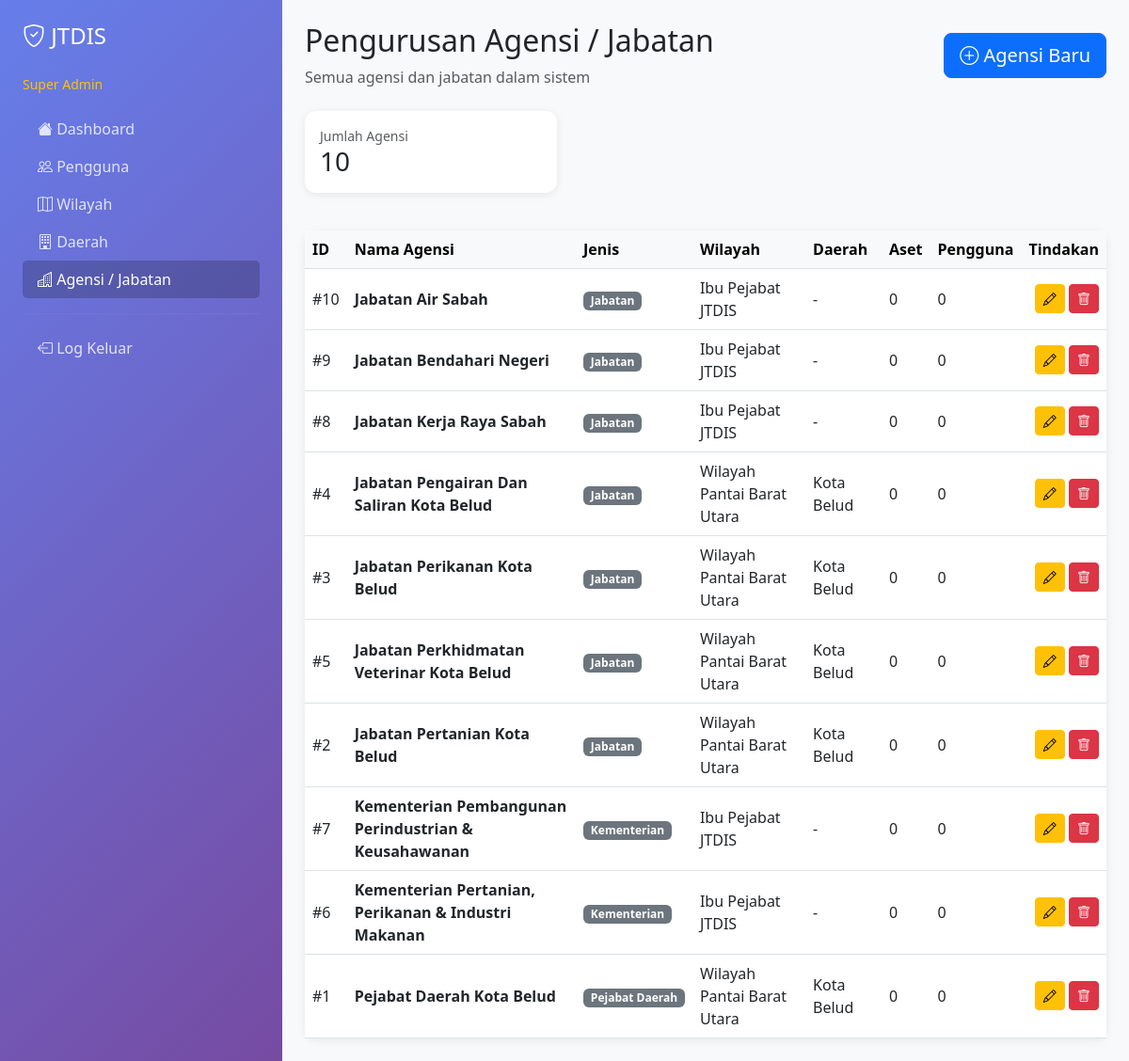
Page /pages/superadmin/agensi/index.php (signed in) on the committed database.
### tables this page shows
CREATE TABLE `agensi` (
  `agensi_id` int(11) NOT NULL,
  `nama_agensi` varchar(200) NOT NULL,
  `daerah_id` int(11) DEFAULT NULL,
  `wilayah_id` int(11) DEFAULT NULL,
  `jenis_agensi` enum('kementerian','jabatan','pejabat_daerah','lain') DEFAULT 'lain',
  `catatan` text DEFAULT NULL
);

CREATE TABLE `wilayah` (
  `wilayah_id` int(11) NOT NULL,
  `nama_wilayah` varchar(100) NOT NULL,
  `jenis` enum('ibu_pejabat','wilayah') NOT NULL,
  `kod_wilayah` varchar(20) DEFAULT NULL
);

CREATE TABLE `daerah` (
  `daerah_id` int(11) NOT NULL,
  `nama_daerah` varchar(100) NOT NULL,
  `wilayah_id` int(11) NOT NULL,
  `kod_daerah` varchar(20) DEFAULT NULL
);

### includes/functions.php (called while the page is built, shortened)
<?php
function escapeOutput($text) {
    return htmlspecialchars($text, ENT_QUOTES, 'UTF-8');
}
?>

### pages/superadmin/agensi/index.php (the view, shortened to what this page needs)
<?php
require_once '../../../includes/functions.php';
$stats_query = "SELECT COUNT(*) AS total_agensi FROM agensi";
$stats_result = mysqli_query($conn, $stats_query);
$stats = mysqli_fetch_assoc($stats_result);
$query = "SELECT a.*, w.nama_wilayah, d.nama_daerah,
          (SELECT COUNT(*) FROM aset s WHERE s.agensi_id = a.agensi_id) AS jumlah_aset,
          (SELECT COUNT(*) FROM pengguna p WHERE p.agensi_id = a.agensi_id) AS jumlah_pengguna
          FROM agensi a
          LEFT JOIN wilayah w ON a.wilayah_id = w.wilayah_id
          LEFT JOIN daerah d ON a.daerah_id = d.daerah_id
          ORDER BY a.nama_agensi ASC";
$result = mysqli_query($conn, $query);
$agensi_list = $result ? mysqli_fetch_all($result, MYSQLI_ASSOC) : [];
$jenisLabel = function ($jenis) {
    return match ($jenis) {
        'kementerian' => 'Kementerian',
        'jabatan' => 'Jabatan',
        'pejabat_daerah' => 'Pejabat Daerah',
        default => 'Lain'
    };
};
?>
<!DOCTYPE html>
<html lang="ms">
<head>
    <link href="https://cdn.jsdelivr.net/npm/bootstrap@5.3.0/dist/css/bootstrap.min.css" rel="stylesheet">
    <link rel="stylesheet" href="https://cdn.jsdelivr.net/npm/bootstrap-icons@1.10.0/font/bootstrap-icons.css">
</head>
<body>
<div class="container-fluid">
    <div class="row">
        <div class="col-md-3 sidebar p-4">
            <h4 class="mb-4"><i class="bi bi-shield-check"></i> JTDIS</h4>
            <p class="text-warning mb-3"><small>Super Admin</small></p>
            <nav class="nav flex-column">
                <a class="nav-link" href="../dashboard.php"><i class="bi bi-house-fill"></i> Dashboard</a>
                <a class="nav-link" href="../pengguna/index.php"><i class="bi bi-people"></i> Pengguna</a>
                <a class="nav-link" href="../wilayah/index.php"><i class="bi bi-map"></i> Wilayah</a>
                <a class="nav-link" href="../daerah/index.php"><i class="bi bi-building"></i> Daerah</a>
                <a class="nav-link active" href="index.php"><i class="bi bi-buildings"></i> Agensi / Jabatan</a>
                <hr style="border-color: rgba(255,255,255,0.2);">
                <a class="nav-link" href="../../logout.php"><i class="bi bi-box-arrow-left"></i> Log Keluar</a>
            </nav>
        </div>
        <div class="col-md-9 p-4">
            <div class="d-flex justify-content-between align-items-center mb-4">
                <div>
                    <h2>Pengurusan Agensi / Jabatan</h2>
                    <p class="text-muted mb-0">Semua agensi dan jabatan dalam sistem</p>
                </div>
                <a href="tambah.php" class="btn btn-primary btn-lg"><i class="bi bi-plus-circle"></i> Agensi Baru</a>
            </div>
            <div class="row mb-4">
                <div class="col-md-4 mb-3"><div class="card p-3"><small class="text-muted">Jumlah Agensi</small><h3 class="mb-0"><?php echo (int) ($stats['total_agensi'] ?? 0); ?></h3></div></div>
            </div>
            <div class="card">
                <div class="table-responsive">
                    <table class="table table-hover mb-0 align-middle">
                        <thead class="table-light">
                        <tr>
                            <th>ID</th>
                            <th>Nama Agensi</th>
                            <th>Jenis</th>
                            <th>Wilayah</th>
                            <th>Daerah</th>
                            <th>Aset</th>
                            <th>Pengguna</th>
                            <th class="text-end">Tindakan</th>
                        </tr>
                        </thead>
                        <tbody>
                        <?php if (!empty($agensi_list)): ?>
                            <?php foreach ($agensi_list as $row): ?>
                                <tr>
                                    <td>#<?php echo (int) $row['agensi_id']; ?></td>
                                    <td><strong><?php echo escapeOutput($row['nama_agensi']); ?></strong></td>
                                    <td><span class="badge bg-secondary"><?php echo escapeOutput($jenisLabel($row['jenis_agensi'])); ?></span></td>
                                    <td><?php echo escapeOutput($row['nama_wilayah'] ?? '-'); ?></td>
                                    <td><?php echo escapeOutput($row['nama_daerah'] ?? '-'); ?></td>
                                    <td><?php echo (int) $row['jumlah_aset']; ?></td>
                                    <td><?php echo (int) $row['jumlah_pengguna']; ?></td>
                                    <td class="text-end">
                                        <a href="edit.php?id=<?php echo (int) $row['agensi_id']; ?>" class="btn btn-sm btn-warning"><i class="bi bi-pencil"></i></a>
                                        <a href="hapus.php?id=<?php echo (int) $row['agensi_id']; ?>" class="btn btn-sm btn-danger" onclick="return confirm('Pasti untuk hapus agensi ini?');"><i class="bi bi-trash"></i></a>
                                    </td>
                                </tr>
                            <?php endforeach; ?>
                        <?php else: ?>
                            <tr><td colspan="8" class="text-center text-muted py-4">Tiada agensi dijumpai.</td></tr>
                        <?php endif; ?>
                        </tbody>
                    </table>
                </div>
            </div>
        </div>
    </div>
</div>
</body>
</html>

### pages/superadmin/agensi/index.php (style rules this page uses)
body { background-color: #f8f9fa; }
.sidebar { background: linear-gradient(135deg, #667eea 0%, #764ba2 100%); min-height: 100vh; color: white; }
.nav-link { color: rgba(255,255,255,0.8); }
.nav-link:hover, .nav-link.active { color: white; background: rgba(0,0,0,0.2); border-radius: 5px; }
.card { border: none; border-radius: 12px; box-shadow: 0 2px 10px rgba(0,0,0,0.08); }

### rows in the picture
agensi: agensi_id "10", nama_agensi "Jabatan Air Sabah", jenis_agensi "Jabatan", wilayah.nama_wilayah "Ibu Pejabat JTDIS", nama_daerah "-", jumlah_aset "0", jumlah_pengguna "0"
agensi: agensi_id "9", nama_agensi "Jabatan Bendahari Negeri", jenis_agensi "Jabatan", wilayah.nama_wilayah "Ibu Pejabat JTDIS", nama_daerah "-", jumlah_aset "0", jumlah_pengguna "0"
agensi: agensi_id "8", nama_agensi "Jabatan Kerja Raya Sabah", jenis_agensi "Jabatan", wilayah.nama_wilayah "Ibu Pejabat JTDIS", nama_daerah "-", jumlah_aset "0", jumlah_pengguna "0"
agensi: agensi_id "4", nama_agensi "Jabatan Pengairan Dan Saliran Kota Belud", jenis_agensi "Jabatan", wilayah.nama_wilayah "Wilayah Pantai Barat Utara", daerah.nama_daerah "Kota Belud", jumlah_aset "0", jumlah_pengguna "0"
agensi: agensi_id "3", nama_agensi "Jabatan Perikanan Kota Belud", jenis_agensi "Jabatan", wilayah.nama_wilayah "Wilayah Pantai Barat Utara", daerah.nama_daerah "Kota Belud", jumlah_aset "0", jumlah_pengguna "0"
agensi: agensi_id "5", nama_agensi "Jabatan Perkhidmatan Veterinar Kota Belud", jenis_agensi "Jabatan", wilayah.nama_wilayah "Wilayah Pantai Barat Utara", daerah.nama_daerah "Kota Belud", jumlah_aset "0", jumlah_pengguna "0"
agensi: agensi_id "2", nama_agensi "Jabatan Pertanian Kota Belud", jenis_agensi "Jabatan", wilayah.nama_wilayah "Wilayah Pantai Barat Utara", daerah.nama_daerah "Kota Belud", jumlah_aset "0", jumlah_pengguna "0"
agensi: agensi_id "7", nama_agensi "Kementerian Pembangunan Perindustrian & Keusahawanan", jenis_agensi "Kementerian", wilayah.nama_wilayah "Ibu Pejabat JTDIS", nama_daerah "-", jumlah_aset "0", jumlah_pengguna "0"
agensi: agensi_id "6", nama_agensi "Kementerian Pertanian, Perikanan & Industri Makanan", jenis_agensi "Kementerian", wilayah.nama_wilayah "Ibu Pejabat JTDIS", nama_daerah "-", jumlah_aset "0", jumlah_pengguna "0"
agensi: agensi_id "1", nama_agensi "Pejabat Daerah Kota Belud", jenis_agensi "Pejabat Daerah", wilayah.nama_wilayah "Wilayah Pantai Barat Utara", daerah.nama_daerah "Kota Belud", jumlah_aset "0", jumlah_pengguna "0"

### other values in the picture
$stats['total_agensi'] "10"
